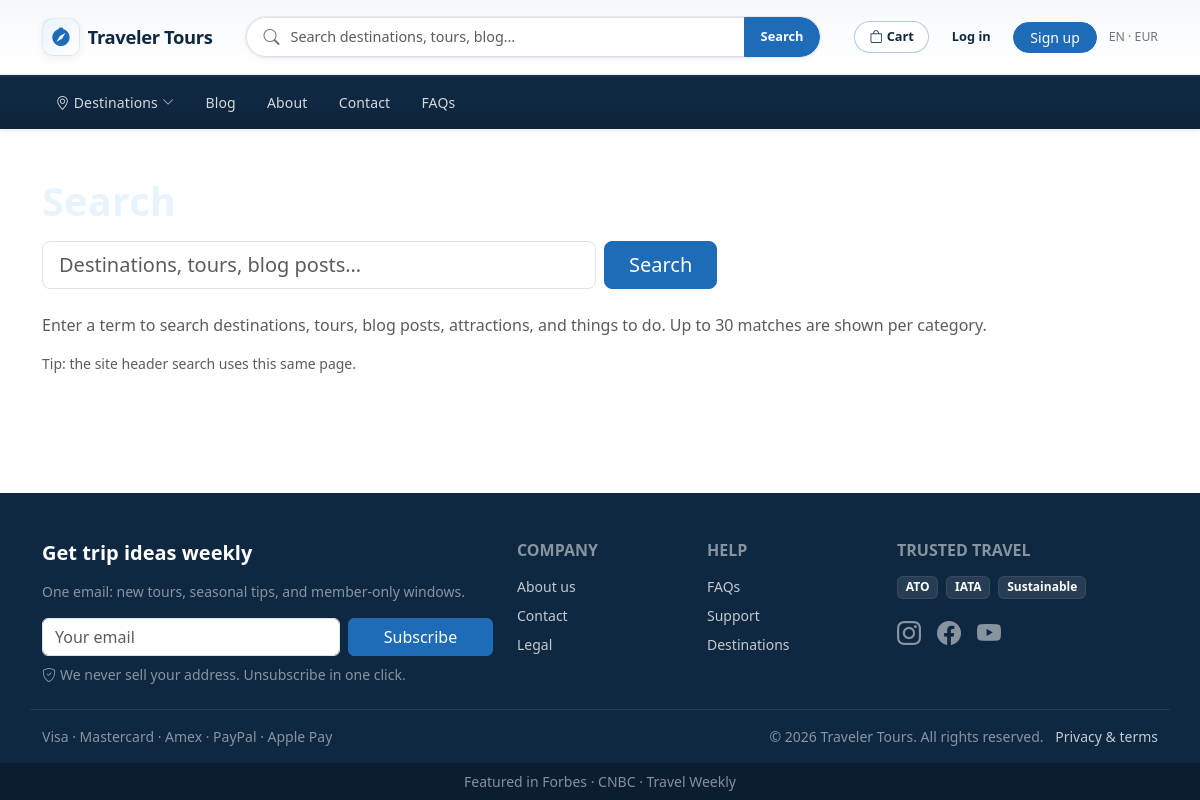
The app's page /search/ with its own data.
### website/models.py (models this page shows, shortened)
class SiteSettings(models.Model):
    site_name = models.CharField(max_length=120, default="Traveler")
    search_placeholder = models.CharField(
        max_length=160,
        default="Where do you want to go?",
    )
    header_account_url = models.URLField(
        max_length=500,
        blank=True,
        help_text="Leave blank to use this site’s /account/ (recommended). If set, an extra “External account” link appears in the header only.",
    )
    header_cart_url = models.URLField(
        max_length=500,
        blank=True,
        help_text="Leave blank to use this site’s /cart/ (recommended). If set, an extra “External cart” link appears in the header only.",
    )
    header_locale_label = models.CharField(max_length=80, default="EN · USD", blank=True)
    default_hero_image_url = models.URLField(
        max_length=500,
        blank=True,
        help_text="Used when the home hero URL is empty.",
    )
    default_card_image_url = models.URLField(
        max_length=500,
        blank=True,
        help_text="Fallback for blog/destination cards without an image.",
    )
    newsletter_title = models.CharField(max_length=200, default="Get travel inspiration")
    newsletter_subtitle = models.CharField(max_length=300, blank=True)
    newsletter_fine_print = models.CharField(max_length=300, blank=True)
    footer_payment_line = models.CharField(max_length=200, blank=True)
    press_bar_intro = models.CharField(max_length=120, default="As seen in", blank=True)
    copyright_holder = models.CharField(max_length=200, default="Traveler", blank=True)
    class Meta:
        verbose_name_plural = "Site settings"
    @classmethod
    def load(cls):
        obj, _ = cls.objects.get_or_create(pk=1)
        return obj

class FooterNavLink(models.Model):
    class Column(models.TextChoices):
        COMPANY = "company", "Company"
        HELP = "help", "Help"
    column = models.CharField(max_length=20, choices=Column.choices)
    label = models.CharField(max_length=120)
    href = models.CharField(
        max_length=400,
        help_text="Path like /about/ or full URL.",
    )
    sort_order = models.PositiveIntegerField(default=0)
    class Meta:
        ordering = ["column", "sort_order", "id"]

class FooterTrustBadge(models.Model):
    label = models.CharField(max_length=80)
    sort_order = models.PositiveIntegerField(default=0)
    class Meta:
        ordering = ["sort_order", "id"]

class SocialLink(models.Model):
    class Network(models.TextChoices):
        INSTAGRAM = "instagram", "Instagram"
        FACEBOOK = "facebook", "Facebook"
        YOUTUBE = "youtube", "YouTube"
        TWITTER = "twitter", "X / Twitter"
        TIKTOK = "tiktok", "TikTok"
    network = models.CharField(max_length=20, choices=Network.choices)
    url = models.URLField(max_length=500)
    sort_order = models.PositiveIntegerField(default=0)
    class Meta:
        ordering = ["sort_order", "id"]
    def icon_bootstrap(self):
        m = {
            self.Network.INSTAGRAM: "bi-instagram",
            self.Network.FACEBOOK: "bi-facebook",
            self.Network.YOUTUBE: "bi-youtube",
            self.Network.TWITTER: "bi-twitter-x",
            self.Network.TIKTOK: "bi-tiktok",
        }
        return m.get(self.network, "bi-link-45deg")

class PressMention(models.Model):
    name = models.CharField(max_length=120)
    sort_order = models.PositiveIntegerField(default=0)
    class Meta:
        ordering = ["sort_order", "id"]

### website/views.py (the view, shortened to what this page needs)
# urls.py: path("search/", views.search, name="search"),
def search(request):
    q = request.GET.get("q", "").strip()
    people_raw = request.GET.get("people", "").strip()
    people_count = None
    for token in people_raw.replace("+", " ").split():
        if token.isdigit():
            people_count = int(token)
            break
    ctx = {
        "search_q": q,
        "search_limit": _SEARCH_RESULTS_LIMIT,
        "search_people": people_raw,
    }
    if not q and people_count is None:
        return render(request, "website/search.html", ctx)

### website/templates/website/search.html (shortened to what this page needs)
{% extends "website/base.html" %}
{% block content %}
<h1 class="mb-3">Search</h1>
<form class="row g-2 mb-4" method="get" action="{% url 'search' %}" role="search">
  <div class="col-md-8 col-lg-6">
    <input
      id="site-search-q"
      type="search"
      name="q"
      class="form-control form-control-lg"
      placeholder="Destinations, tours, blog posts…"
      value="{{ search_q }}"
      autocomplete="off"
    >
  </div>
  <div class="col-auto d-flex align-items-stretch">
    <button type="submit" class="btn btn-cw-accent text-white btn-lg px-4">Search</button>
  </div>
</form>
{% if not search_q %}
<p class="text-muted">Enter a term to search destinations, tours, blog posts, attractions, and things to do. Up to {{ search_limit }} matches are shown per category.</p>
<p class="small text-muted mb-0">Tip: the site header search uses this same page.</p>
{% elif total_matches == 0 %}
<div class="alert alert-light border">
  <p class="mb-2">No results for <strong>“{{ search_q }}”</strong>.</p>
  <p class="small text-muted mb-0">Try different keywords, or <a href="{% url 'destination_list' %}">browse destinations</a> and the <a href="{% url 'blog_index' %}">blog</a>.</p>
</div>
{% endif %}
{% endblock %}

### website/templates/website/includes/site_header.html (shortened to what this page needs)
<header class="cw-site-header sticky-top shadow-sm" style="z-index: 1030;">
  <div class="cw-topbar">
    <div class="container py-2 py-lg-3">
      <div class="d-flex flex-column flex-lg-row align-items-stretch align-items-lg-center gap-2 gap-lg-3">
        <div class="d-flex align-items-center justify-content-between min-w-0">
          <a href="{% url 'home' %}" class="cw-header-brand text-decoration-none d-flex align-items-center gap-2 min-w-0">
            <span class="cw-header-brand__mark d-flex align-items-center justify-content-center flex-shrink-0" aria-hidden="true">
              <i class="bi bi-compass-fill"></i>
            </span>
            <span class="cw-header-brand__text text-truncate">{{ site_settings.site_name }}</span>
          </a>
        </div>
        <form class="cw-header-search flex-lg-grow-1 mx-lg-auto" method="get" action="{% url 'search' %}" role="search" style="max-width: 36rem;">
          <div class="input-group cw-header-search__group">
            <span class="input-group-text border-end-0 bg-transparent ps-3 rounded-start-pill"><i class="bi bi-search text-secondary" aria-hidden="true"></i></span>
            <input
              id="cw-global-search"
              type="search"
              name="q"
              class="form-control border-start-0 ps-0"
              placeholder="{{ site_settings.search_placeholder }}"
              value="{{ request.GET.q|default:'' }}"
              autocomplete="off"
            >
            <button type="submit" class="btn btn-cw-accent px-3 rounded-end-pill" aria-label="Search">
              <span class="d-none d-sm-inline">Search</span>
            </button>
          </div>
        </form>
        <div class="d-none d-lg-flex align-items-center justify-content-end flex-wrap gap-2 flex-shrink-0 cw-header-toolbar" role="navigation" aria-label="Account and cart">
          <a href="{% url 'account_cart' %}" class="btn btn-sm cw-header-btn-cart position-relative">
            <i class="bi bi-bag me-1" aria-hidden="true"></i>Cart
          </a>
          {% if user.is_authenticated %}
          <div class="dropdown">
            <button class="btn btn-sm cw-header-btn-account dropdown-toggle" type="button" data-bs-toggle="dropdown" data-bs-auto-close="outside" aria-expanded="false" aria-label="Account menu">
              <i class="bi bi-person-circle me-1" aria-hidden="true"></i>Account
            </button>
            <ul class="dropdown-menu dropdown-menu-end shadow border-0 rounded-3 py-2 cw-header-dropdown">
              <li><a class="dropdown-item rounded-2" href="{% url 'account_home' %}">Overview</a></li>
              <li><a class="dropdown-item rounded-2" href="{% url 'account_profile' %}">Profile &amp; settings</a></li>
              <li><a class="dropdown-item rounded-2" href="{% url 'account_inquiries' %}">My inquiries</a></li>
              <li><hr class="dropdown-divider my-2"></li>
              <li>
                <form method="post" action="{% url 'account_logout' %}" class="px-2 m-0">
                  {% csrf_token %}
                  <button type="submit" class="dropdown-item rounded-2 text-danger">Log out</button>
                </form>
              </li>
            </ul>
          </div>
          {% else %}
          <a href="{% url 'account_login' %}" class="btn btn-sm cw-header-btn-ghost">Log in</a>
          <a href="{% url 'account_signup' %}" class="btn btn-sm btn-cw-accent rounded-pill px-3">Sign up</a>
          {% endif %}
          {% if site_settings.header_locale_label %}<span class="small text-secondary ms-1">{{ site_settings.header_locale_label }}</span>{% endif %}
        </div>
      </div>
    </div>
  </div>
  <nav class="navbar navbar-expand-lg navbar-dark cw-main-nav py-0">
    <div class="container">
      <div class="collapse navbar-collapse pb-lg-0 cw-main-nav__collapse" id="cwMainNav">
        <ul class="navbar-nav me-auto mb-2 mb-lg-0 py-lg-2 cw-main-nav__links">
          <li class="nav-item cw-nav-dest d-none d-lg-block position-relative">
            <a href="{% url 'destination_list' %}" class="nav-link cw-main-nav__link cw-nav-dest__trigger d-inline-flex align-items-center gap-1">
              <i class="bi bi-geo-alt d-inline" aria-hidden="true"></i>
              <span>Destinations</span>
              <i class="bi bi-chevron-down cw-nav-dest__caret small" aria-hidden="true"></i>
            </a>
          </li>
          <li class="nav-item">
            <a class="nav-link cw-main-nav__link" href="{% url 'blog_index' %}">Blog</a>
          </li>
          <li class="nav-item">
            <a class="nav-link cw-main-nav__link" href="{% url 'about' %}">About</a>
          </li>
          <li class="nav-item">
            <a class="nav-link cw-main-nav__link" href="{% url 'contact' %}">Contact</a>
          </li>
          <li class="nav-item">
            <a class="nav-link cw-main-nav__link" href="{% url 'faqs' %}">FAQs</a>
          </li>
        </ul>
      </div>
    </div>
  </nav>
</header>

### website/templates/website/includes/site_footer.html (shortened to what this page needs)
{% load site_tags %}
<footer class="cw-footer bg-cw-navy-deep text-white pt-5 pb-0 mt-auto">
  <div class="container">
    <div class="row g-4 pb-4 border-bottom border-secondary border-opacity-25">
      <div class="col-lg-5">
        <h2 class="h5 fw-bold mb-3">{{ site_settings.newsletter_title }}</h2>
        {% if site_settings.newsletter_subtitle %}
        <p class="small text-white-50 mb-3">{{ site_settings.newsletter_subtitle }}</p>
        {% endif %}
        <form method="post" action="{% url 'lead_submit' %}" class="row g-2 align-items-stretch">
          <div class="col-sm-8">
            <input
              id="footer-email"
              type="email"
              name="email"
              class="form-control"
              placeholder="Your email"
              required
              autocomplete="email"
            >
          </div>
          <div class="col-sm-4">
            <button type="submit" class="btn btn-cw-accent w-100">Subscribe</button>
          </div>
        </form>
        {% if site_settings.newsletter_fine_print %}
        <p class="small text-white-50 mt-2 mb-0">
          <i class="bi bi-shield-check me-1" aria-hidden="true"></i>{{ site_settings.newsletter_fine_print }}
        </p>
        {% endif %}
      </div>
      <div class="col-6 col-md-3 col-lg-2">
        <h3 class="h6 text-uppercase fw-bold text-white-50 mb-3">Company</h3>
        <ul class="list-unstyled small mb-0">
          {% for link in footer_company_links %}
          <li class="mb-2"><a href="{% cw_href link.href %}">{{ link.label }}</a></li>
          {% empty %}
          <li class="mb-2"><a href="{% url 'about' %}">About us</a></li>
          {% endfor %}
        </ul>
      </div>
      <div class="col-6 col-md-3 col-lg-2">
        <h3 class="h6 text-uppercase fw-bold text-white-50 mb-3">Help</h3>
        <ul class="list-unstyled small mb-0">
          {% for link in footer_help_links %}
          <li class="mb-2"><a href="{% cw_href link.href %}">{{ link.label }}</a></li>
          {% empty %}
          <li class="mb-2"><a href="{% url 'faqs' %}">FAQs</a></li>
          {% endfor %}
        </ul>
      </div>
      <div class="col-md-6 col-lg-3">
        <h3 class="h6 text-uppercase fw-bold text-white-50 mb-3">Trusted travel</h3>
        <div class="d-flex flex-wrap gap-2 mb-3">
          {% for b in footer_trust_badges %}
          <span class="badge bg-white bg-opacity-10 border border-secondary border-opacity-25">{{ b.label }}</span>
          {% empty %}
          <span class="badge bg-white bg-opacity-10 border border-secondary border-opacity-25">ATO</span>
          {% endfor %}
        </div>
        <div class="d-flex gap-3 fs-4">
          {% for s in social_links %}
          <a href="{{ s.url }}" class="text-white-50" rel="noopener noreferrer" target="_blank" aria-label="{{ s.get_network_display }}"><i class="bi {{ s.icon_bootstrap }}"></i></a>
          {% endfor %}
        </div>
      </div>
    </div>
    <div class="row align-items-center py-3 small text-white-50">
      <div class="col-md-6 mb-2 mb-md-0">
        {% if site_settings.footer_payment_line %}
        {{ site_settings.footer_payment_line }}
        {% else %}
        <span class="me-3"><i class="bi bi-credit-card me-1"></i>Visa</span>
        <span class="me-3">MC</span>
        <span><i class="bi bi-paypal me-1"></i>PayPal</span>
        {% endif %}
      </div>
      <div class="col-md-6 text-md-end">
        © {% now "Y" %} {{ site_settings.copyright_holder|default:site_settings.site_name }}. All rights reserved.
        <a href="{% url 'legal' %}" class="ms-2">Privacy &amp; terms</a>
      </div>
    </div>
  </div>
  {% if press_mentions %}
  <div class="bg-black bg-opacity-25 py-2 text-center small text-white-50">
    {{ site_settings.press_bar_intro }}
    {% for p in press_mentions %}
    {% if not forloop.first %} · {% endif %}<span class="text-white-50">{{ p.name }}</span>
    {% endfor %}
  </div>
  {% endif %}
</footer>

### records on screen
SiteSettings: site_name "Traveler Tours", q "Search destinations, tours, blog…", header_locale_label "EN · EUR", newsletter_title "Get trip ideas weekly", newsletter_subtitle "One email: new tours, seasonal tips, and member-only windows.", newsletter_fine_print "We never sell your address. Unsubscribe in one click.", footer_payment_line "Visa · Mastercard · Amex · PayPal · Apple Pay", copyright_holder "Traveler Tours", press_bar_intro "Featured in"
FooterNavLink: label "About us"
FooterNavLink: label "Contact"
FooterNavLink: label "Legal"
FooterNavLink: label "FAQs"
FooterNavLink: label "Support"
FooterNavLink: label "Destinations"
FooterTrustBadge: label "ATO"
FooterTrustBadge: label "IATA"
FooterTrustBadge: label "Sustainable"
PressMention: name "Forbes"
PressMention: name "CNBC"
PressMention: name "Travel Weekly"

### other values on screen
{{ search_limit }} "30"
